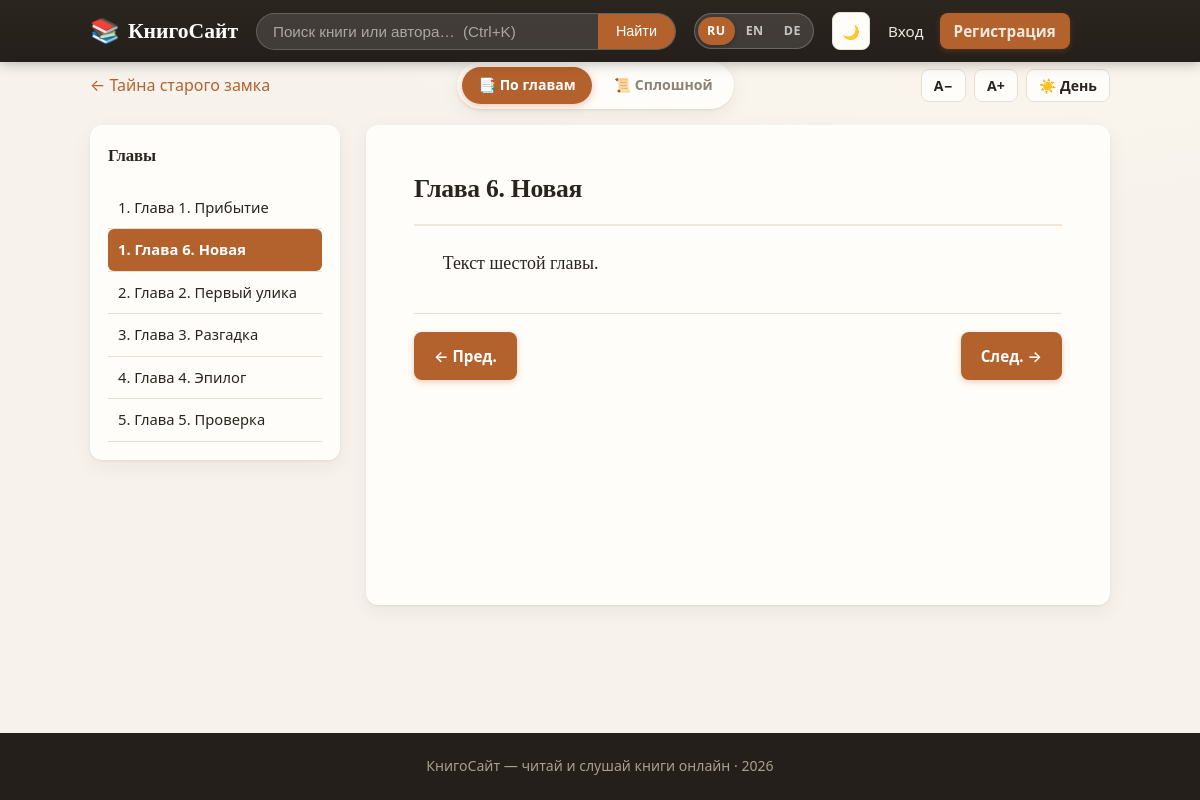
The app's page /book/3/read/?chapter=14 with its own data.
### book/models.py (models this page shows, shortened)
class Book(models.Model):
    author = models.ForeignKey(User, on_delete=models.CASCADE, related_name='books')
    title = models.CharField(max_length=200)
    description = models.TextField(blank=True)
    genre = models.CharField(max_length=100, blank=True)
    cover = models.FileField(upload_to='covers/', blank=True, null=True)
    audio = models.FileField(upload_to='audio/', blank=True, null=True)
    created_at = models.DateTimeField(auto_now_add=True)

class Chapter(models.Model):
    book = models.ForeignKey(Book, on_delete=models.CASCADE, related_name='chapters')
    title = models.CharField(max_length=200)
    number = models.PositiveIntegerField(default=1)
    text = models.TextField()
    class Meta:
        ordering = ['number']

### book/views.py (the view, shortened to what this page needs)
# urls.py: path('book/<int:book_id>/read/', views.book_read, name='book_read'),
def book_read(request, book_id):
    book = get_object_or_404(Book, id=book_id)
    chapters = list(book.chapters.all())
    if not chapters:
        return render(request, 'book/reader.html', {
            'book': book, 'chapter': None, 'chapters': [],
            'mode': 'chapters',
        })
    mode = request.GET.get('mode', 'chapters')
    if mode not in ('chapters', 'all'):
        mode = 'chapters'
    chapter_id = request.GET.get('chapter')
    if chapter_id:
        chapter = next((c for c in chapters if str(c.id) == str(chapter_id)), chapters[0])
    else:
        chapter = chapters[0]
    index = chapters.index(chapter)
    prev_chapter = chapters[index - 1] if index > 0 else None
    next_chapter = chapters[index + 1] if index < len(chapters) - 1 else None
    return render(request, 'book/reader.html', {
        'book': book,
        'chapter': chapter,
        'chapters': chapters,
        'paragraphs': [p for p in chapter.text.split('\n') if p.strip()],
        'prev_chapter': prev_chapter,
        'next_chapter': next_chapter,
        'mode': mode,
    })

### book/context_processors.py (called while the page is built)
def unread_notifications(request):
    if request.user.is_authenticated:
        return {'unread_count': request.user.notifications.filter(is_read=False).count()}
    return {'unread_count': 0}

def current_lang(request):
    from .translations import get_lang, LANGS
    return {
        'LANG': get_lang(request),
        'LANGS': LANGS,
    }

### book/templatetags/i18n_tags.py (called while the page is built)
@register.simple_tag(takes_context=True)
def tr(context, text, **kwargs):
    request = context.get('request')
    lang = get_lang(request) if request else 'ru'
    return translate(lang, text, **kwargs)

### book/translations.py (called while the page is built)
def translate(lang, text, **kwargs):
    result = TRANSLATIONS.get(lang, {}).get(text, text)
    if kwargs:
        try:
            result = result % kwargs
        except (KeyError, TypeError, ValueError):
            pass
    return result

def get_lang(request):
    lang = request.COOKIES.get('lang', 'ru')
    return lang if lang in TRANSLATIONS or lang == 'ru' else 'ru'

### templates/book/reader.html (shortened to what this page needs)
{% extends 'book/base.html' %}
{% load i18n_tags %}
{% block content %}
  <div class="reader-top">
    <a href="{% url 'book_detail' book.id %}">← {{ book.title }}</a>
    <div class="reader-modes">
      <a href="?chapter={{ chapter.id|default:'' }}"
         class="mode-btn {% if mode != 'all' %}active{% endif %}">📑 {% tr 'По главам' %}</a>
      <a href="?mode=all"
         class="mode-btn {% if mode == 'all' %}active{% endif %}">📜 {% tr 'Сплошной' %}</a>
    </div>
  </div>
  {% if not chapters %}
    <p class="muted">{% tr 'В этой книге пока нет глав.' %}</p>
  {% else %}
    <div class="reader">
      <aside class="reader-chapters">
        <h3>{% tr 'Главы' %}</h3>
        <ul>
          {% for c in chapters %}
            <li {% if c.id == chapter.id %}class="active"{% endif %}>
              <a href="?chapter={{ c.id }}">{{ c.number }}. {{ c.title }}</a>
            </li>
          {% endfor %}
        </ul>
      </aside>
      <article class="reader-text">
        <h2>{{ chapter.title }}</h2>
        {% for paragraph in paragraphs %}
          <p>{{ paragraph }}</p>
        {% endfor %}
        <div class="reader-nav">
          {% if prev_chapter %}
            <a href="?chapter={{ prev_chapter.id }}" class="btn">← {% tr 'Пред.' %}</a>
          {% else %}
            <span></span>
          {% endif %}
          {% if next_chapter %}
            <a href="?chapter={{ next_chapter.id }}" class="btn">{% tr 'След.' %} →</a>
          {% endif %}
        </div>
      </article>
    </div>
  {% endif %}
{% endblock %}

### templates/book/base.html (shortened to what this page needs)
{% load static %}
{% load i18n_tags %}
<!DOCTYPE html>
<html lang="{{ LANG }}">
<head>
  <link rel="stylesheet" href="{% static 'css/style.css' %}">
</head>
<body class="{% block body_class %}{% endblock %}">
  <header class="header">
    <div class="container header-inner">
      <a href="{% url 'book_list' %}" class="logo">
        <span class="logo-icon">📚</span> {% tr 'КнигоСайт' %}
      </a>
      <form action="{% url 'book_list' %}" method="get" class="search-form">
        <input type="text" name="q" placeholder="{% tr 'Поиск книги или автора…  (Ctrl+K)' %}"
               value="{{ query|default:'' }}">
        <button type="submit">{% tr 'Найти' %}</button>
      </form>
      <div class="lang-switch" title="{% tr 'Язык' %}">
        {% for code, name in LANGS %}
          <a href="{% url 'set_lang' code %}"
             class="lang-btn {% if LANG == code %}active{% endif %}">{{ code|upper }}</a>
        {% endfor %}
      </div>
      <button id="theme-btn" class="tool-btn theme-btn" type="button"
              onclick="toggleTheme()" title="{% tr 'Сменить тему' %}">🌙</button>
      <nav class="nav">
        {% if user.is_authenticated %}
          <a href="{% url 'notifications' %}" class="nav-msg">
            💬 {% tr 'Сообщения' %}{% if unread_count %} <span class="badge">{{ unread_count }}</span>{% endif %}
          </a>
          <a href="{% url 'bookmarks' %}">🔖 {% tr 'Закладки' %}</a>
          {% if user.profile.is_author %}
            <a href="{% url 'author_books' %}">✍️ {% tr 'Мои книги' %}</a>
          {% endif %}
          <a href="{% url 'profile' %}" class="nav-user">{{ user.username }}</a>
          <form action="{% url 'logout' %}" method="post" class="inline-form">
            {% csrf_token %}
            <button type="submit" class="link-btn">{% tr 'Выйти' %}</button>
          </form>
        {% else %}
          <a href="{% url 'login' %}">{% tr 'Вход' %}</a>
          <a href="{% url 'register' %}" class="btn btn-small">{% tr 'Регистрация' %}</a>
        {% endif %}
      </nav>
    </div>
  </header>
  <main class="container page-fade">
    {% block content %}{% endblock %}
  </main>
  <footer class="footer">
    {% tr 'КнигоСайт — читай и слушай книги онлайн' %} · {% now "Y" %}
  </footer>
</body>
</html>

### records on screen
Book: title "Тайна старого замка"
Chapter: number "1", title "Глава 1. Прибытие"
Chapter: number "1", title "Глава 6. Новая", paragraphs "Текст шестой главы."
Chapter: number "2", title "Глава 2. Первый улика"
Chapter: number "3", title "Глава 3. Разгадка"
Chapter: number "4", title "Глава 4. Эпилог"
Chapter: number "5", title "Глава 5. Проверка"

### other values on screen
{{ code|upper }} "RU" "EN" "DE"
